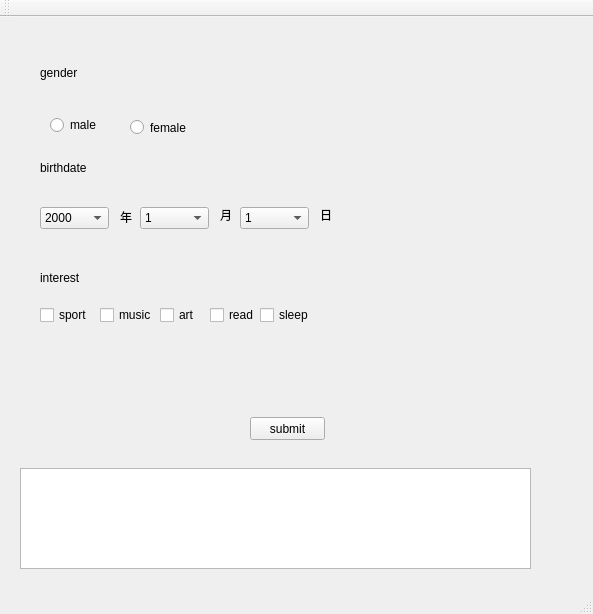
<?xml version="1.0" encoding="UTF-8"?>
<ui version="4.0">
 <class>MainWindow</class>
 <widget class="QMainWindow" name="MainWindow">
  <property name="geometry">
   <rect>
    <x>0</x>
    <y>0</y>
    <width>593</width>
    <height>614</height>
   </rect>
  </property>
  <property name="windowTitle">
   <string>MainWindow</string>
  </property>
  <widget class="QWidget" name="centralWidget">
   <widget class="QCheckBox" name="checkBox_sport">
    <property name="geometry">
     <rect>
      <x>40</x>
      <y>290</y>
      <width>73</width>
      <height>16</height>
     </rect>
    </property>
    <property name="text">
     <string>sport</string>
    </property>
   </widget>
   <widget class="QCheckBox" name="checkBox_music">
    <property name="geometry">
     <rect>
      <x>100</x>
      <y>290</y>
      <width>73</width>
      <height>16</height>
     </rect>
    </property>
    <property name="text">
     <string>music</string>
    </property>
   </widget>
   <widget class="QRadioButton" name="radioButton_male">
    <property name="geometry">
     <rect>
      <x>50</x>
      <y>100</y>
      <width>83</width>
      <height>16</height>
     </rect>
    </property>
    <property name="text">
     <string>male</string>
    </property>
   </widget>
   <widget class="QRadioButton" name="radioButton_female">
    <property name="geometry">
     <rect>
      <x>130</x>
      <y>100</y>
      <width>83</width>
      <height>21</height>
     </rect>
    </property>
    <property name="text">
     <string>female</string>
    </property>
   </widget>
   <widget class="QLabel" name="label">
    <property name="geometry">
     <rect>
      <x>40</x>
      <y>30</y>
      <width>131</width>
      <height>51</height>
     </rect>
    </property>
    <property name="styleSheet">
     <string notr="true">font: 26pt &quot;3ds&quot;;</string>
    </property>
    <property name="text">
     <string>gender</string>
    </property>
   </widget>
   <widget class="QTextBrowser" name="textBrowser">
    <property name="geometry">
     <rect>
      <x>20</x>
      <y>451</y>
      <width>511</width>
      <height>101</height>
     </rect>
    </property>
   </widget>
   <widget class="QPushButton" name="pushButton">
    <property name="geometry">
     <rect>
      <x>250</x>
      <y>400</y>
      <width>75</width>
      <height>23</height>
     </rect>
    </property>
    <property name="text">
     <string>submit</string>
    </property>
   </widget>
   <widget class="QLabel" name="label_2">
    <property name="geometry">
     <rect>
      <x>40</x>
      <y>130</y>
      <width>131</width>
      <height>41</height>
     </rect>
    </property>
    <property name="styleSheet">
     <string notr="true">font: 24pt &quot;3ds&quot;;</string>
    </property>
    <property name="text">
     <string>birthdate</string>
    </property>
   </widget>
   <widget class="QComboBox" name="comboBox_year">
    <property name="geometry">
     <rect>
      <x>40</x>
      <y>190</y>
      <width>69</width>
      <height>22</height>
     </rect>
    </property>
    <item>
     <property name="text">
      <string>2000</string>
     </property>
    </item>
    <item>
     <property name="text">
      <string>1999</string>
     </property>
    </item>
    <item>
     <property name="text">
      <string>1998</string>
     </property>
    </item>
    <item>
     <property name="text">
      <string>1997</string>
     </property>
    </item>
    <item>
     <property name="text">
      <string>1996</string>
     </property>
    </item>
    <item>
     <property name="text">
      <string>1995</string>
     </property>
    </item>
    <item>
     <property name="text">
      <string>1994</string>
     </property>
    </item>
    <item>
     <property name="text">
      <string>1993</string>
     </property>
    </item>
    <item>
     <property name="text">
      <string>1992</string>
     </property>
    </item>
    <item>
     <property name="text">
      <string>1991</string>
     </property>
    </item>
    <item>
     <property name="text">
      <string>1990</string>
     </property>
    </item>
   </widget>
   <widget class="QComboBox" name="comboBox_month">
    <property name="geometry">
     <rect>
      <x>140</x>
      <y>190</y>
      <width>69</width>
      <height>22</height>
     </rect>
    </property>
    <item>
     <property name="text">
      <string>1</string>
     </property>
    </item>
    <item>
     <property name="text">
      <string>2</string>
     </property>
    </item>
    <item>
     <property name="text">
      <string>3</string>
     </property>
    </item>
    <item>
     <property name="text">
      <string>4</string>
     </property>
    </item>
    <item>
     <property name="text">
      <string>5</string>
     </property>
    </item>
    <item>
     <property name="text">
      <string>6</string>
     </property>
    </item>
    <item>
     <property name="text">
      <string>7</string>
     </property>
    </item>
    <item>
     <property name="text">
      <string>8</string>
     </property>
    </item>
    <item>
     <property name="text">
      <string>9</string>
     </property>
    </item>
    <item>
     <property name="text">
      <string>10</string>
     </property>
    </item>
    <item>
     <property name="text">
      <string>11</string>
     </property>
    </item>
    <item>
     <property name="text">
      <string>12</string>
     </property>
    </item>
   </widget>
   <widget class="QComboBox" name="comboBox_day">
    <property name="geometry">
     <rect>
      <x>240</x>
      <y>190</y>
      <width>69</width>
      <height>22</height>
     </rect>
    </property>
    <item>
     <property name="text">
      <string>1</string>
     </property>
    </item>
    <item>
     <property name="text">
      <string>2</string>
     </property>
    </item>
    <item>
     <property name="text">
      <string>3</string>
     </property>
    </item>
    <item>
     <property name="text">
      <string>4</string>
     </property>
    </item>
    <item>
     <property name="text">
      <string>5</string>
     </property>
    </item>
    <item>
     <property name="text">
      <string>6</string>
     </property>
    </item>
    <item>
     <property name="text">
      <string>7</string>
     </property>
    </item>
    <item>
     <property name="text">
      <string>8</string>
     </property>
    </item>
    <item>
     <property name="text">
      <string>9</string>
     </property>
    </item>
    <item>
     <property name="text">
      <string>10</string>
     </property>
    </item>
    <item>
     <property name="text">
      <string>11</string>
     </property>
    </item>
    <item>
     <property name="text">
      <string>12</string>
     </property>
    </item>
    <item>
     <property name="text">
      <string>13</string>
     </property>
    </item>
    <item>
     <property name="text">
      <string>14</string>
     </property>
    </item>
    <item>
     <property name="text">
      <string>15</string>
     </property>
    </item>
    <item>
     <property name="text">
      <string>16</string>
     </property>
    </item>
    <item>
     <property name="text">
      <string>17</string>
     </property>
    </item>
    <item>
     <property name="text">
      <string>18</string>
     </property>
    </item>
    <item>
     <property name="text">
      <string>19</string>
     </property>
    </item>
    <item>
     <property name="text">
      <string>20</string>
     </property>
    </item>
    <item>
     <property name="text">
      <string>21</string>
     </property>
    </item>
    <item>
     <property name="text">
      <string>22</string>
     </property>
    </item>
    <item>
     <property name="text">
      <string>23</string>
     </property>
    </item>
    <item>
     <property name="text">
      <string>24</string>
     </property>
    </item>
    <item>
     <property name="text">
      <string>25</string>
     </property>
    </item>
    <item>
     <property name="text">
      <string>26</string>
     </property>
    </item>
    <item>
     <property name="text">
      <string>27</string>
     </property>
    </item>
    <item>
     <property name="text">
      <string>28</string>
     </property>
    </item>
    <item>
     <property name="text">
      <string>29</string>
     </property>
    </item>
    <item>
     <property name="text">
      <string>30</string>
     </property>
    </item>
    <item>
     <property name="text">
      <string>31</string>
     </property>
    </item>
   </widget>
   <widget class="QLabel" name="label_3">
    <property name="geometry">
     <rect>
      <x>120</x>
      <y>190</y>
      <width>20</width>
      <height>20</height>
     </rect>
    </property>
    <property name="text">
     <string>年</string>
    </property>
   </widget>
   <widget class="QLabel" name="label_4">
    <property name="geometry">
     <rect>
      <x>220</x>
      <y>190</y>
      <width>21</width>
      <height>16</height>
     </rect>
    </property>
    <property name="text">
     <string>月</string>
    </property>
   </widget>
   <widget class="QLabel" name="label_5">
    <property name="geometry">
     <rect>
      <x>320</x>
      <y>190</y>
      <width>21</width>
      <height>16</height>
     </rect>
    </property>
    <property name="text">
     <string>日</string>
    </property>
   </widget>
   <widget class="QLabel" name="label_6">
    <property name="geometry">
     <rect>
      <x>40</x>
      <y>240</y>
      <width>141</width>
      <height>41</height>
     </rect>
    </property>
    <property name="styleSheet">
     <string notr="true">font: 24pt &quot;3ds&quot;;</string>
    </property>
    <property name="text">
     <string>interest</string>
    </property>
   </widget>
   <widget class="QCheckBox" name="checkBox_art">
    <property name="geometry">
     <rect>
      <x>160</x>
      <y>290</y>
      <width>73</width>
      <height>16</height>
     </rect>
    </property>
    <property name="text">
     <string>art</string>
    </property>
   </widget>
   <widget class="QCheckBox" name="checkBox_read">
    <property name="geometry">
     <rect>
      <x>210</x>
      <y>290</y>
      <width>73</width>
      <height>16</height>
     </rect>
    </property>
    <property name="text">
     <string>read</string>
    </property>
   </widget>
   <widget class="QCheckBox" name="checkBox_sleep">
    <property name="geometry">
     <rect>
      <x>260</x>
      <y>290</y>
      <width>73</width>
      <height>16</height>
     </rect>
    </property>
    <property name="text">
     <string>sleep</string>
    </property>
   </widget>
  </widget>
  <widget class="QMenuBar" name="menuBar">
   <property name="geometry">
    <rect>
     <x>0</x>
     <y>0</y>
     <width>593</width>
     <height>21</height>
    </rect>
   </property>
  </widget>
  <widget class="QToolBar" name="mainToolBar">
   <attribute name="toolBarArea">
    <enum>TopToolBarArea</enum>
   </attribute>
   <attribute name="toolBarBreak">
    <bool>false</bool>
   </attribute>
  </widget>
  <widget class="QStatusBar" name="statusBar"/>
 </widget>
 <layoutdefault spacing="6" margin="11"/>
 <resources/>
 <connections/>
</ui>
